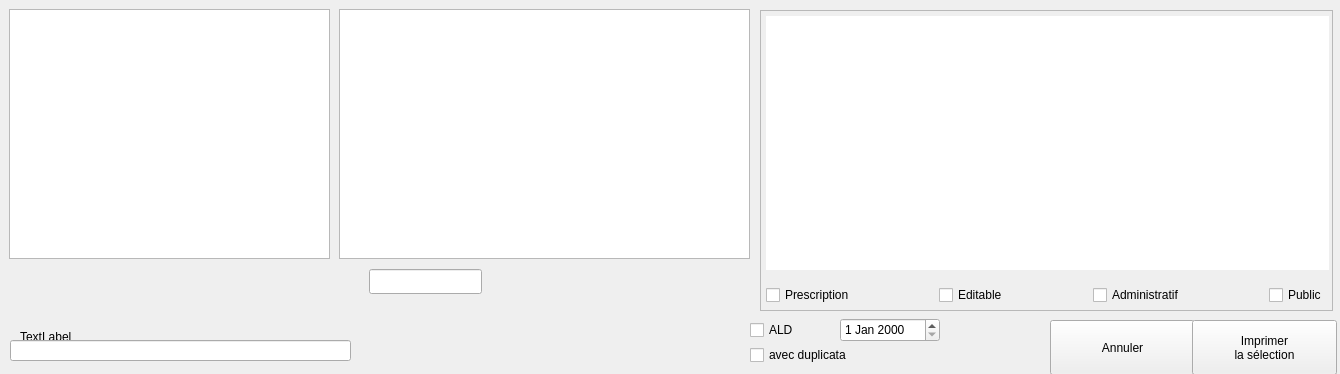
<?xml version="1.0" encoding="UTF-8"?>
<ui version="4.0">
 <class>dlg_documents</class>
 <widget class="QDialog" name="dlg_documents">
  <property name="geometry">
   <rect>
    <x>0</x>
    <y>0</y>
    <width>1340</width>
    <height>374</height>
   </rect>
  </property>
  <property name="minimumSize">
   <size>
    <width>1340</width>
    <height>0</height>
   </size>
  </property>
  <property name="maximumSize">
   <size>
    <width>1340</width>
    <height>374</height>
   </size>
  </property>
  <property name="mouseTracking">
   <bool>true</bool>
  </property>
  <property name="windowTitle">
   <string>Dialog</string>
  </property>
  <property name="windowOpacity">
   <double>1.000000000000000</double>
  </property>
  <widget class="QFrame" name="textFrame">
   <property name="geometry">
    <rect>
     <x>760</x>
     <y>10</y>
     <width>573</width>
     <height>301</height>
    </rect>
   </property>
   <property name="minimumSize">
    <size>
     <width>573</width>
     <height>0</height>
    </size>
   </property>
   <property name="maximumSize">
    <size>
     <width>573</width>
     <height>16777215</height>
    </size>
   </property>
   <property name="mouseTracking">
    <bool>true</bool>
   </property>
   <property name="frameShape">
    <enum>QFrame::StyledPanel</enum>
   </property>
   <property name="frameShadow">
    <enum>QFrame::Raised</enum>
   </property>
   <layout class="QVBoxLayout" name="verticalLayout">
    <property name="spacing">
     <number>55</number>
    </property>
    <property name="leftMargin">
     <number>5</number>
    </property>
    <property name="topMargin">
     <number>5</number>
    </property>
    <property name="rightMargin">
     <number>5</number>
    </property>
    <property name="bottomMargin">
     <number>5</number>
    </property>
    <item>
     <widget class="UpTextEdit" name="upTextEdit">
      <property name="minimumSize">
       <size>
        <width>563</width>
        <height>254</height>
       </size>
      </property>
      <property name="maximumSize">
       <size>
        <width>563</width>
        <height>16777215</height>
       </size>
      </property>
      <property name="mouseTracking">
       <bool>true</bool>
      </property>
      <property name="contextMenuPolicy">
       <enum>Qt::CustomContextMenu</enum>
      </property>
      <property name="frameShape">
       <enum>QFrame::NoFrame</enum>
      </property>
     </widget>
    </item>
    <item>
     <layout class="QHBoxLayout" name="horizontalLayout">
      <item>
       <widget class="QCheckBox" name="PrescriptioncheckBox">
        <property name="focusPolicy">
         <enum>Qt::NoFocus</enum>
        </property>
        <property name="text">
         <string>Prescription</string>
        </property>
       </widget>
      </item>
      <item>
       <spacer name="horizontalSpacer_2">
        <property name="orientation">
         <enum>Qt::Horizontal</enum>
        </property>
        <property name="sizeHint" stdset="0">
         <size>
          <width>40</width>
          <height>20</height>
         </size>
        </property>
       </spacer>
      </item>
      <item>
       <widget class="QCheckBox" name="DocEditcheckBox">
        <property name="focusPolicy">
         <enum>Qt::NoFocus</enum>
        </property>
        <property name="toolTip">
         <string/>
        </property>
        <property name="layoutDirection">
         <enum>Qt::LeftToRight</enum>
        </property>
        <property name="text">
         <string>Editable</string>
        </property>
       </widget>
      </item>
      <item>
       <spacer name="horizontalSpacer_3">
        <property name="orientation">
         <enum>Qt::Horizontal</enum>
        </property>
        <property name="sizeHint" stdset="0">
         <size>
          <width>40</width>
          <height>20</height>
         </size>
        </property>
       </spacer>
      </item>
      <item>
       <widget class="QCheckBox" name="DocAdministratifcheckBox">
        <property name="focusPolicy">
         <enum>Qt::NoFocus</enum>
        </property>
        <property name="toolTip">
         <string/>
        </property>
        <property name="layoutDirection">
         <enum>Qt::LeftToRight</enum>
        </property>
        <property name="text">
         <string>Administratif</string>
        </property>
       </widget>
      </item>
      <item>
       <spacer name="horizontalSpacer">
        <property name="orientation">
         <enum>Qt::Horizontal</enum>
        </property>
        <property name="sizeHint" stdset="0">
         <size>
          <width>40</width>
          <height>20</height>
         </size>
        </property>
       </spacer>
      </item>
      <item>
       <widget class="QCheckBox" name="DocPubliccheckBox">
        <property name="focusPolicy">
         <enum>Qt::NoFocus</enum>
        </property>
        <property name="toolTip">
         <string/>
        </property>
        <property name="layoutDirection">
         <enum>Qt::LeftToRight</enum>
        </property>
        <property name="text">
         <string>Public</string>
        </property>
       </widget>
      </item>
     </layout>
    </item>
   </layout>
  </widget>
  <widget class="QDateEdit" name="dateEdit">
   <property name="geometry">
    <rect>
     <x>840</x>
     <y>318</y>
     <width>100</width>
     <height>24</height>
    </rect>
   </property>
  </widget>
  <widget class="QCheckBox" name="ALDcheckBox">
   <property name="geometry">
    <rect>
     <x>750</x>
     <y>320</y>
     <width>51</width>
     <height>20</height>
    </rect>
   </property>
   <property name="focusPolicy">
    <enum>Qt::NoFocus</enum>
   </property>
   <property name="text">
    <string>ALD</string>
   </property>
  </widget>
  <widget class="QLabel" name="Expliclabel">
   <property name="geometry">
    <rect>
     <x>20</x>
     <y>330</y>
     <width>631</width>
     <height>41</height>
    </rect>
   </property>
   <property name="minimumSize">
    <size>
     <width>100</width>
     <height>30</height>
    </size>
   </property>
   <property name="maximumSize">
    <size>
     <width>800</width>
     <height>80</height>
    </size>
   </property>
   <property name="text">
    <string>TextLabel</string>
   </property>
   <property name="alignment">
    <set>Qt::AlignLeading|Qt::AlignLeft|Qt::AlignTop</set>
   </property>
  </widget>
  <widget class="UpPushButton" name="AnnulupPushButton">
   <property name="geometry">
    <rect>
     <x>1050</x>
     <y>320</y>
     <width>145</width>
     <height>55</height>
    </rect>
   </property>
   <property name="text">
    <string>Annuler</string>
   </property>
   <property name="icon">
    <iconset>
     <normaloff>:/Images/Supprime.png</normaloff>:/Images/Supprime.png</iconset>
   </property>
   <property name="iconSize">
    <size>
     <width>30</width>
     <height>30</height>
    </size>
   </property>
   <property name="autoDefault">
    <bool>false</bool>
   </property>
  </widget>
  <widget class="UpPushButton" name="OKupPushButton">
   <property name="geometry">
    <rect>
     <x>1192</x>
     <y>320</y>
     <width>145</width>
     <height>55</height>
    </rect>
   </property>
   <property name="text">
    <string>Imprimer
la sélection</string>
   </property>
   <property name="icon">
    <iconset>
     <normaloff>:/Images/exit.png</normaloff>:/Images/exit.png</iconset>
   </property>
   <property name="iconSize">
    <size>
     <width>30</width>
     <height>30</height>
    </size>
   </property>
   <property name="autoDefault">
    <bool>false</bool>
   </property>
  </widget>
  <widget class="QLineEdit" name="lineEdit">
   <property name="geometry">
    <rect>
     <x>10</x>
     <y>340</y>
     <width>341</width>
     <height>21</height>
    </rect>
   </property>
  </widget>
  <widget class="QCheckBox" name="DupliOrdocheckBox">
   <property name="geometry">
    <rect>
     <x>750</x>
     <y>345</y>
     <width>201</width>
     <height>20</height>
    </rect>
   </property>
   <property name="focusPolicy">
    <enum>Qt::NoFocus</enum>
   </property>
   <property name="text">
    <string>avec duplicata</string>
   </property>
  </widget>
  <widget class="QWidget" name="widget" native="true">
   <property name="geometry">
    <rect>
     <x>9</x>
     <y>9</y>
     <width>741</width>
     <height>301</height>
    </rect>
   </property>
   <widget class="UpTableWidget" name="DossiersupTableWidget">
    <property name="geometry">
     <rect>
      <x>0</x>
      <y>0</y>
      <width>321</width>
      <height>250</height>
     </rect>
    </property>
    <property name="minimumSize">
     <size>
      <width>0</width>
      <height>200</height>
     </size>
    </property>
    <property name="maximumSize">
     <size>
      <width>510</width>
      <height>600</height>
     </size>
    </property>
    <property name="mouseTracking">
     <bool>true</bool>
    </property>
    <property name="contextMenuPolicy">
     <enum>Qt::NoContextMenu</enum>
    </property>
    <property name="verticalScrollBarPolicy">
     <enum>Qt::ScrollBarAlwaysOff</enum>
    </property>
    <property name="horizontalScrollBarPolicy">
     <enum>Qt::ScrollBarAlwaysOff</enum>
    </property>
    <property name="autoScrollMargin">
     <number>16</number>
    </property>
    <property name="editTriggers">
     <set>QAbstractItemView::CurrentChanged|QAbstractItemView::DoubleClicked|QAbstractItemView::EditKeyPressed|QAbstractItemView::SelectedClicked</set>
    </property>
    <property name="alternatingRowColors">
     <bool>false</bool>
    </property>
    <property name="selectionMode">
     <enum>QAbstractItemView::NoSelection</enum>
    </property>
    <property name="selectionBehavior">
     <enum>QAbstractItemView::SelectRows</enum>
    </property>
    <property name="iconSize">
     <size>
      <width>12</width>
      <height>12</height>
     </size>
    </property>
    <property name="textElideMode">
     <enum>Qt::ElideNone</enum>
    </property>
    <property name="gridStyle">
     <enum>Qt::NoPen</enum>
    </property>
   </widget>
   <widget class="UpTableWidget" name="DocupTableWidget">
    <property name="geometry">
     <rect>
      <x>330</x>
      <y>0</y>
      <width>411</width>
      <height>250</height>
     </rect>
    </property>
    <property name="minimumSize">
     <size>
      <width>0</width>
      <height>200</height>
     </size>
    </property>
    <property name="maximumSize">
     <size>
      <width>510</width>
      <height>600</height>
     </size>
    </property>
    <property name="mouseTracking">
     <bool>true</bool>
    </property>
    <property name="contextMenuPolicy">
     <enum>Qt::NoContextMenu</enum>
    </property>
    <property name="verticalScrollBarPolicy">
     <enum>Qt::ScrollBarAlwaysOff</enum>
    </property>
    <property name="horizontalScrollBarPolicy">
     <enum>Qt::ScrollBarAlwaysOff</enum>
    </property>
    <property name="autoScrollMargin">
     <number>16</number>
    </property>
    <property name="editTriggers">
     <set>QAbstractItemView::DoubleClicked</set>
    </property>
    <property name="dragEnabled">
     <bool>false</bool>
    </property>
    <property name="dragDropMode">
     <enum>QAbstractItemView::NoDragDrop</enum>
    </property>
    <property name="alternatingRowColors">
     <bool>false</bool>
    </property>
    <property name="selectionMode">
     <enum>QAbstractItemView::NoSelection</enum>
    </property>
    <property name="selectionBehavior">
     <enum>QAbstractItemView::SelectRows</enum>
    </property>
    <property name="iconSize">
     <size>
      <width>12</width>
      <height>12</height>
     </size>
    </property>
    <property name="textElideMode">
     <enum>Qt::ElideNone</enum>
    </property>
    <property name="gridStyle">
     <enum>Qt::NoPen</enum>
    </property>
   </widget>
   <widget class="UpLineEdit" name="ChercheupLineEdit">
    <property name="geometry">
     <rect>
      <x>360</x>
      <y>260</y>
      <width>113</width>
      <height>25</height>
     </rect>
    </property>
   </widget>
   <widget class="QLabel" name="label">
    <property name="geometry">
     <rect>
      <x>480</x>
      <y>262</y>
      <width>21</width>
      <height>21</height>
     </rect>
    </property>
    <property name="text">
     <string/>
    </property>
    <property name="scaledContents">
     <bool>false</bool>
    </property>
   </widget>
  </widget>
 </widget>
 <customwidgets>
  <customwidget>
   <class>UpTableWidget</class>
   <extends>QTableWidget</extends>
   <header>uptablewidget.h</header>
  </customwidget>
  <customwidget>
   <class>UpTextEdit</class>
   <extends>QTextEdit</extends>
   <header>uptextedit.h</header>
  </customwidget>
  <customwidget>
   <class>UpLineEdit</class>
   <extends>QLineEdit</extends>
   <header>uplineedit.h</header>
  </customwidget>
  <customwidget>
   <class>UpPushButton</class>
   <extends>QPushButton</extends>
   <header>uppushbutton.h</header>
  </customwidget>
 </customwidgets>
 <resources/>
 <connections/>
</ui>
